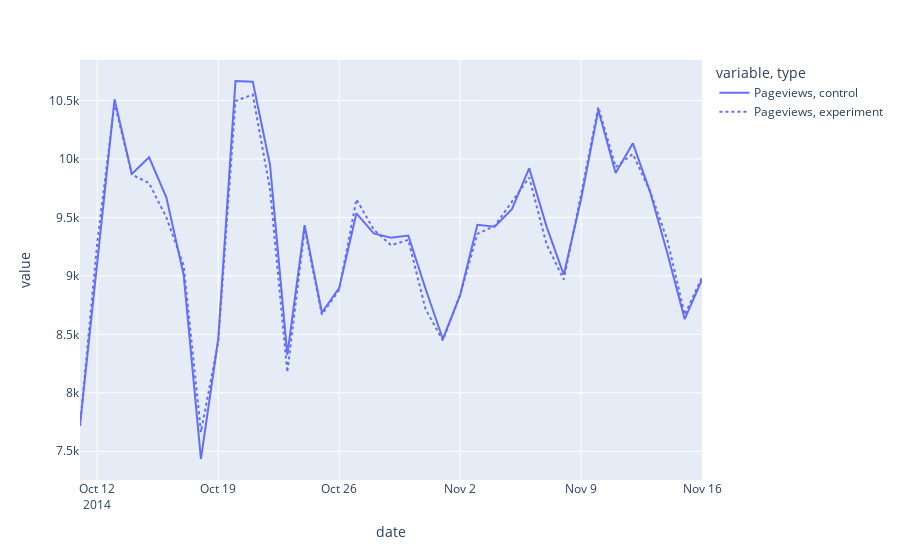

The code cell stored with this chart in its notebook:
### Markdown cell above
**Analysis**  
From this plot we can see that 
- It seems that the gross conversion rate after Oct 23 is more volatile and higher versus before it's pretty flat and the values are lower, we'll test if there're outliers in the control group and if there is, see if there's any reasons(e.g., engineering problems) resulting in it.
- I'll also test whether there's outliers in net conversion.
- Retention seems extremely volatile, especially for experiment group(from 32% to 78%).

### Code cell
fig2 = px.line(df_concat,x='date',y=['Pageviews'],line_dash = 'type')
fig2.show()

### Figure 1 — Plotly figure (JSON) as saved in the notebook; plotly's stock layout.template omitted (floating-point values rounded to 4 significant figures)
{"data": [{"hovertemplate": "variable=Pageviews<br>type=control<br>date=%{x}<br>value=%{y}<extra></extra>", "legendgroup": "Pageviews, control", "line": {"color": "#636efa", "dash": "solid"}, "mode": "lines", "name": "Pageviews, control", "orientation": "v", "showlegend": true, "type": "scatter", "x": ["2014-10-11T00:00:00", "2014-10-12T00:00:00", "2014-10-13T00:00:00", "2014-10-14T00:00:00", "2014-10-15T00:00:00", "2014-10-16T00:00:00", "2014-10-17T00:00:00", "2014-10-18T00:00:00", "2014-10-19T00:00:00", "2014-10-20T00:00:00", "2014-10-21T00:00:00", "2014-10-22T00:00:00", "2014-10-23T00:00:00", "2014-10-24T00:00:00", "2014-10-25T00:00:00", "2014-10-26T00:00:00", "2014-10-27T00:00:00", "2014-10-28T00:00:00", "2014-10-29T00:00:00", "2014-10-30T00:00:00", "2014-10-31T00:00:00", "2014-11-01T00:00:00", "2014-11-02T00:00:00", "2014-11-03T00:00:00", "2014-11-04T00:00:00", "2014-11-05T00:00:00", "2014-11-06T00:00:00", "2014-11-07T00:00:00", "2014-11-08T00:00:00", "2014-11-09T00:00:00", "2014-11-10T00:00:00", "2014-11-11T00:00:00", "2014-11-12T00:00:00", "2014-11-13T00:00:00", "2014-11-14T00:00:00", "2014-11-15T00:00:00", "2014-11-16T00:00:00"], "xaxis": "x", "y": [7723, 9102, 10511, 9871, 10014, 9670, 9008, 7434, 8459, 10667, 10660, 9947, 8324, 9434, 8687, 8896, 9535, 9363, 9327, 9345, 8890, 8460, 8836, 9437, 9420, 9570, 9921, 9424, 9010, 9656, 10419, 9880, 10134, 9717, 9192, 8630, 8970], "yaxis": "y"}, {"hovertemplate": "variable=Pageviews<br>type=experiment<br>date=%{x}<br>value=%{y}<extra></extra>", "legendgroup": "Pageviews, experiment", "line": {"color": "#636efa", "dash": "dot"}, "mode": "lines", "name": "Pageviews, experiment", "orientation": "v", "showlegend": true, "type": "scatter", "x": ["2014-10-11T00:00:00", "2014-10-12T00:00:00", "2014-10-13T00:00:00", "2014-10-14T00:00:00", "2014-10-15T00:00:00", "2014-10-16T00:00:00", "2014-10-17T00:00:00", "2014-10-18T00:00:00", "2014-10-19T00:00:00", "2014-10-20T00:00:00", "2014-10-21T00:00:00", "2014-10-22T00:00:00", "2014-10-23T00:00:00", "2014-10-24T00:00:00", "2014-10-25T00:00:00", "2014-10-26T00:00:00", "2014-10-27T00:00:00", "2014-10-28T00:00:00", "2014-10-29T00:00:00", "2014-10-30T00:00:00", "2014-10-31T00:00:00", "2014-11-01T00:00:00", "2014-11-02T00:00:00", "2014-11-03T00:00:00", "2014-11-04T00:00:00", "2014-11-05T00:00:00", "2014-11-06T00:00:00", "2014-11-07T00:00:00", "2014-11-08T00:00:00", "2014-11-09T00:00:00", "2014-11-10T00:00:00", "2014-11-11T00:00:00", "2014-11-12T00:00:00", "2014-11-13T00:00:00", "2014-11-14T00:00:00", "2014-11-15T00:00:00", "2014-11-16T00:00:00"], "xaxis": "x", "y": [7716, 9288, 10480, 9867, 9793, 9500, 9088, 7664, 8434, 10496, 10551, 9737, 8176, 9402, 8669, 8881, 9655, 9396, 9262, 9308, 8715, 8448, 8836, 9359, 9427, 9633, 9842, 9272, 8969, 9697, 10445, 9931, 10042, 9721, 9304, 8668, 8988], "yaxis": "y"}], "layout": {"legend": {"title": {"text": "variable, type"}, "tracegroupgap": 0}, "margin": {"t": 60}, "xaxis": {"anchor": "y", "domain": [0, 1], "title": {"text": "date"}}, "yaxis": {"anchor": "x", "domain": [0, 1], "title": {"text": "value"}}}}
